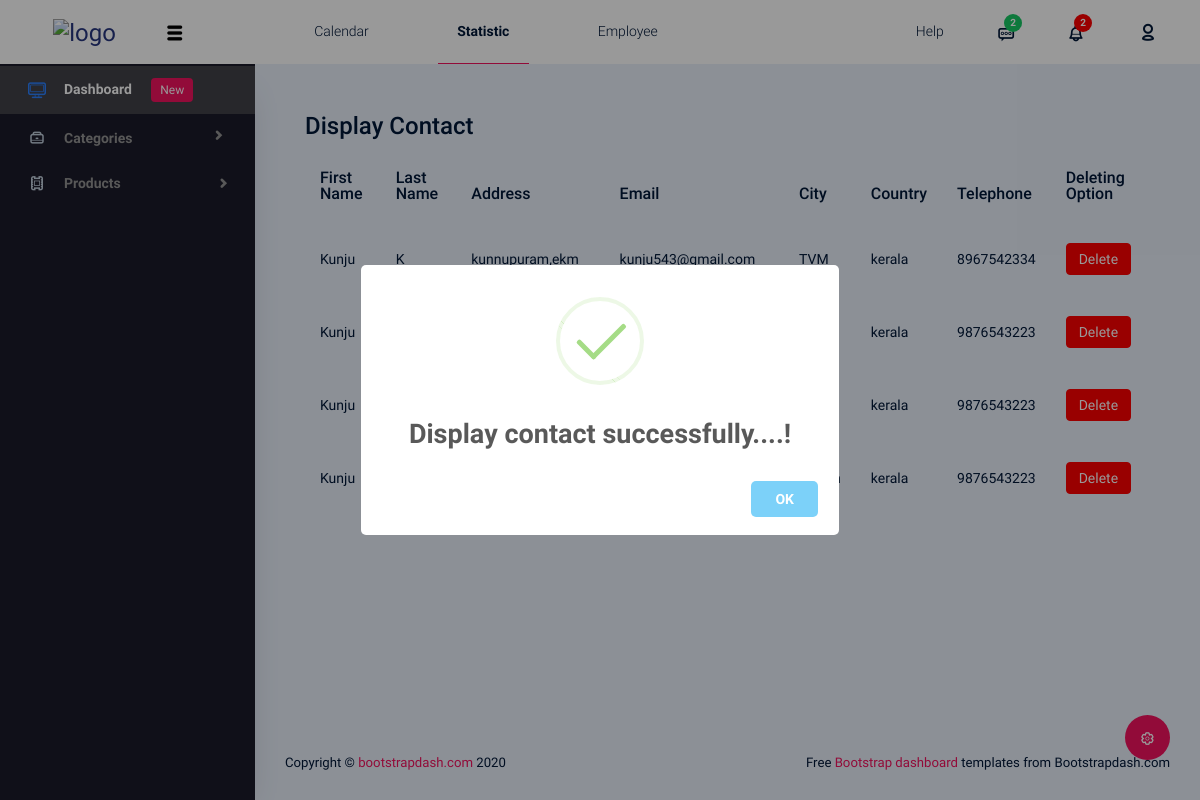
Page /Backend/display_contact/ on the committed database.
### NewApp/models.py (models this page shows)
class contactdb(models.Model):
    FirstName=models.CharField(max_length=100,null=True,blank=True)
    LastName=models.CharField(max_length=100,null=True,blank=True)
    Address = models.CharField(max_length=100, null=True, blank=True)
    EmailId=models.CharField(max_length=100,null=True,blank=True)
    City=models.CharField(max_length=100,null=True,blank=True)
    Country=models.CharField(max_length=100,null=True,blank=True)
    Telephone=models.IntegerField(null=True,blank=True)

### Backend/views.py (the view)
# urls.py: path('display_contact/',views.display_contact,name="display_contact"),
def display_contact(request):
    data = contactdb.objects.all()
    messages.success(request, "Display contact successfully....!")
    return render(request,"Display Contact.html",{'data':data})

### Backend/templates/Display Contact.html (shortened to what this page needs)
<!DOCTYPE html>
{% extends 'Index.html' %}
{% block content %}
<html lang="en">
<head>
</head>
<body>
<div class="card-body">
                  <h2 class="card-title">Display Contact</h2>
                  <div class="table-responsive">
                    <table class="table">
                      <thead>
                        <tr>
                          <th>First Name</th>
                          <th>Last Name</th>
                          <th>Address</th>
                          <th>Email</th>
                          <th>City</th>
                          <th>Country</th>
                          <th>Telephone</th>
                            <th>Deleting Option</th>
                        </tr>
                      {% for p in data %}
                      <tr>
                          <td>{{p.FirstName}}</td>
                          <td>{{p.LastName}}</td>
                          <td>{{p.Address}}</td>
                          <td>{{p.EmailId}}</td>
                          <td>{{p.City}}</td>
                          <td>{{p.Country}}</td>
                          <td>{{p.Telephone}}</td>
                          <td>
                              <form action="{% url 'delete_contact' dataid=p.id %}">
                                  <button type="submit" class="btn btn-danger btn-sm btn btn-icon-text">Delete</button>
                              </form>
                          </td>
                      </tr>
                      {% endfor %}
                      </thead>
                    </table>
                  </div>
                </div>
</body>
</html>
{% endblock %}

### rows in the picture
contactdb: FirstName "Kunju", LastName "K", Address "kunnupuram,ekm", EmailId "kunju543@gmail.com", City "TVM", Country "kerala", Telephone "8967542334"
contactdb: FirstName "Kunju", Country "kerala", Telephone "9876543223"
contactdb: FirstName "Kunju", Country "kerala", Telephone "9876543223"
contactdb: FirstName "Kunju", Country "kerala", Telephone "9876543223"
